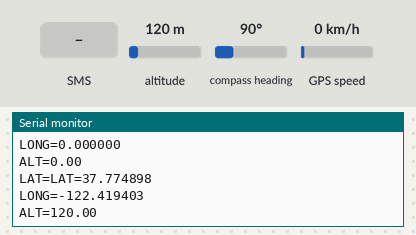
Bench run of a sketch on a simulated Arduino Uno, built with avr-gcc and run on an emulated ATmega328P. Parts: the last lines printed to the serial monitor. The inputs (shaded band) are chosen by the test bench; at power-on: altitude 120 m, compass heading 90°, GPS speed 0 km/h. The GPS gets a fix after 3 s at 37.7749, -122.4194 with 8 satellites.

Above: at 3.2 s.
3.3 s: text message "1" received
At 4.6 s:
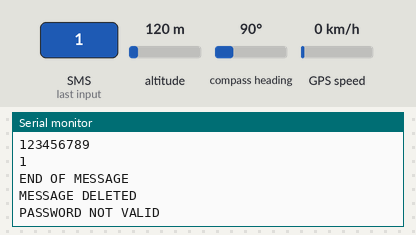
5.6 s: altitude set to 20 m
At 6.9 s:
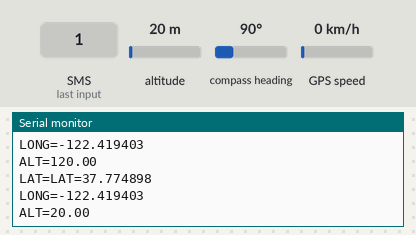
7.1 s: text message "0" received
At 8.2 s:
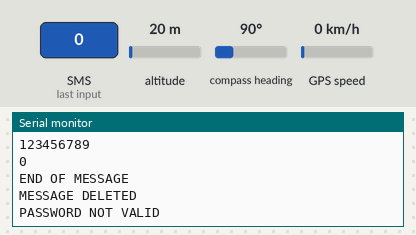
8.6 s: altitude set to 250 m
At 9.9 s:
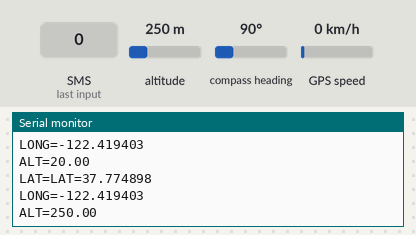
Timing chart, 0 to 11.1 s (numbered marks = the images above; inputs shaded):
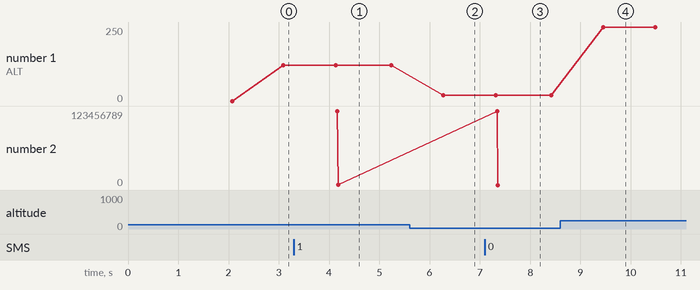

Measured:
- after the input at 3.3 s, the serial monitor: prints a new line after 0.84 s (image 1)
- after the input at 5.6 s, the serial monitor: prints a new line after 0.67 s (image 2)
- after the input at 7.1 s, the serial monitor: prints a new line after 0.26 s (image 3)
- after the input at 8.6 s, the serial monitor: prints a new line after 0.86 s (image 4)
- plotted number 1: 120 → 20 after the input at 5.6 s, 20 → 250 after the input at 8.6 s
- plotted number 2: 1 → 0 after the input at 7.1 s

The sketch:

WheresMyWheels.ino
```cpp
/* --------------------------------------------------------------------------------------- */
/*                Where's my wheels - A GPS and GSM collaboration project                  */
/*                                                                                         */
/* Designed to send an sms with the current GPS coordinates of the Arduino to any phone    */
/* number which sends it the correct password.                                             */
/*                                                                                         */
/* Uses the AltSoftSerial library: https://www.pjrc.com/teensy/td_libs_AltSoftSerial.html  */
/* Uses the TinyGPS++ library: http://arduiniana.org/libraries/tinygpsplus/                */
/* Uses the in built GSM libary                                                            */
/* Download from the links above and unzip into your /ibraries folder.                     */
/* Follow the tutorial here: http://arduino.cc/en/Guide/Libraries                          */
/*                                                                                         */
/* Uses an Adafruit Ultimate GPS: http://www.adafruit.com/products/746                     */
/* Uses an Arduino GSM shield: http://arduino.cc/en/Main/ArduinoGSMShield                  */
/*                                                                                         */
/* Created by Andrew Mallinson, Jacob Rawson and Tom Cousins                               */
/* --------------------------------------------------------------------------------------- */


#include <AltSoftSerial.h> //Include all relevant libraries - see above
#include <TinyGPS++.h>
#include <GSM.h>
#define PINNUMBER "" // PIN Number for the SIM - leave blank unless your SIM has a pin, this is inserted between ""


static const uint32_t GPSBaud = 9600; //Baud rate for communication with the GPS, Adafruit GPS = 9600, your GPS may well be 4800, check the spec

TinyGPSPlus gps; // The TinyGPS++ object for interfacing with the GPS

AltSoftSerial ss; // The serial connection object to the GPS device

String yourPassword = "Hey"; // Put the password here between the ""
String password; // Temporary variable used for comparison of passwords

GSM gsmAccess; // Initialise the library instances
GSM_SMS sms;

char senderNumber[20]; // Array to hold the number a SMS is retreived from

void setup()
{
  ss.begin(GPSBaud); // begin the GPS serial connection

  Serial.begin(9600); // begin Serial communication with the computer at 9600 baud rate

  Serial.println("Where's my wheels?"); // Print to the computer
  Serial.println("Initializing...");

  boolean notConnected = true; // connection state

  while(notConnected) // until it connects
  {
    if(gsmAccess.begin(PINNUMBER)==GSM_READY) // if it succeeds connecting
      notConnected = false; // connected
    else
    {
      Serial.println("Not connected"); // print to the computer
      delay(1000); //delay
    }
  }

  Serial.println("GSM initialized");      // print to the computer
  Serial.println("Waiting for messages");
}


void loop()
{

  while (ss.available() > 0) //while there is stuff in the buffer
    if (gps.encode(ss.read())) //if it can successfully decode it, do it. Else try again when more charachters are in the buffer
    Serial.print("LAT=");  Serial.println(gps.location.lat(), 6);
    Serial.print("LONG="); Serial.println(gps.location.lng(), 6);
    Serial.print("ALT=");  Serial.println(gps.altitude.meters());
  if (sms.available()) // if a text has been recieved
  {
    Serial.println("Message received from:"); // print to the computer

    sms.remoteNumber(senderNumber, 20); // assign the sender number to the "senderNumber" variable
    Serial.println(senderNumber); // print the sender number to the computer

    password = ""; // flush the temporary variable

    char c;

    while(c=sms.read())
    {
      password += c; // append the sms to the "password" variable
    }

    Serial.println(password); // print the contents of the sms
    Serial.println("\nEND OF MESSAGE"); // print to the computer

    sms.flush(); // delete message from modem buffer
    Serial.println("MESSAGE DELETED"); // print to the computer

    if (password == yourPassword) // if the sms contains the correct password
    {
      Serial.println("\nPASSWORD VALID"); // print to the computer
      sms.beginSMS(senderNumber); // begin an sms to the sender number
      sms.print(gps.location.lat(), 6); // append the lat to the sms
      sms.print(","); // append a comma
      sms.print(gps.location.lng(), 6); // append the lon to the sms
      sms.endSMS(); //send the sms
    }
    else Serial.println("\nPASSWORD NOT VALID"); // print to the computer
  }

  delay(1000); // delay
}
```
